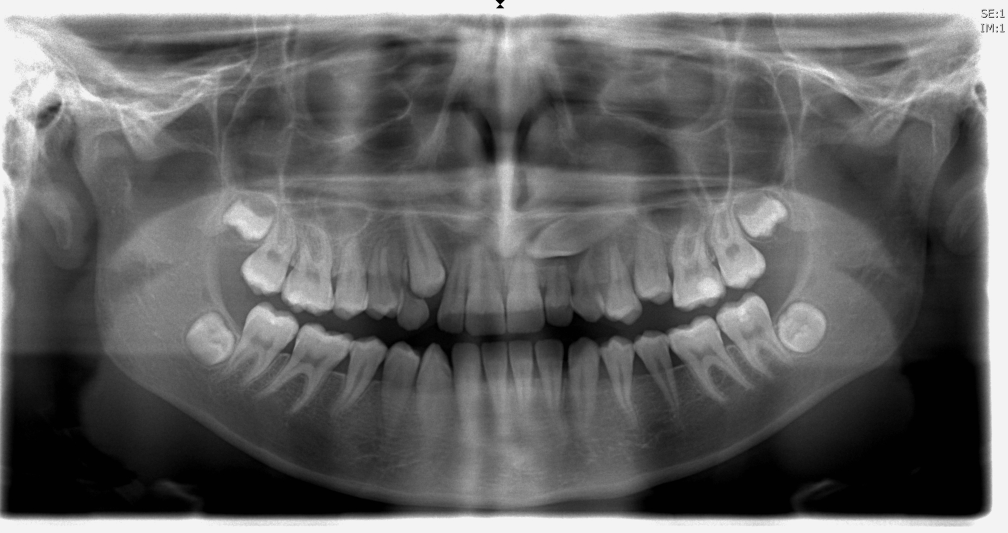
#> input picture _Data/Radiographs/01.tif, 3023 x 1597 px (shown at 1/3 size); its folder holds only this picture in this run
$ jupyter execute ActiveContour.ipynb   (older library calls are emulated)
#> lines starting #> are read from the running program, lines starting #| are printed output that depends on the picture
### FileManager.py

# coding: utf-8

# In[3]:


import os
import glob
import cv2
import matplotlib.pyplot as plt
from scipy.spatial import procrustes
import numpy as np
import Image_preperation as prep

def pre_pocess(img):
    median = prep.median_filter(img)
    contrast = prep.contrast_stretching(median)
    return contrast

def resolution_scale(img, points, scale):
    new_points = resolution_scale_points(points, scale)
    new_img = resolution_downscale_img(img, scale)
    return new_img, new_points

def resolution_scale_points(points, scale):
    return np.around(points*scale)

def resolution_downscale_img(img, scale):
    x, y = img.shape
    xn = int(x*scale)
    yn = int(y*scale)

    return cv2.resize(img, (yn ,xn))

def load_radiograph():
    radiographs = load_radiographs()
    radiograph = radiographs[0]
    return radiograph

def load_tooth(i):
    init = np.load("initial_position.npy")
    return init[0,i,:,:]/0.3

def load_tooth_of_piece(num):
    tooth = load_tooth(num)
    tooth_of_piece = tooth
    tooth_of_piece[:,0]=tooth[:,0]-1200
    tooth_of_piece[:,1]=tooth[:,1]-700
    return tooth_of_piece

def load_img_piece():
    img = load_radiograph()
    new_img = pre_pocess(img)
    return new_img[700:1300,1200:1800]

def show_with_points(img, points):
    fig, ax = plt.subplots(figsize=(7, 7))
    plt.imshow(img)
    plt.plot(points[:,0], points[:,1], 'ro', markersize=2)
    plt.show()


def load_files(dir_images):

    inputList = []

    inputNames = glob.glob(dir_images)

    for inputName in inputNames:

        inputFile = cv2.imread(inputName, 0)
        inputList.append(inputFile)

    return inputList


# [25 lines left out: functions load_landmarks, load_landmarks_std, not called in this run]

def mean_landmarks(landmarks):
    return np.mean(landmarks,0)

# [58 lines left out: functions procrustes_analysis, total_procrustes_analysis, show, show_tooth_points, show_teeth_points, not called in this run]


def load_radiographs():
    dir_radiographs = "_Data\Radiographs\*.tif"
    return load_files(dir_radiographs)
#> in load_files, inputFile is the input picture: shape (1597, 3023); min 0, max 255, mean 100.6


def load_segmentations():
    dir_segmentations = "_Data\Segmentations\*.png"
    return load_files(dir_segmentations)


# In[5]:


# [17 lines that do not run on import are left out]

### Image_preperation.py

# coding: utf-8

# In[2]:


import cv2
import numpy as np
import math
from scipy import ndimage, signal
import matplotlib.pyplot as plt
import matplotlib
from skimage.color import rgb2gray
from skimage.filters import gaussian
import scipy
from scipy import ndimage

from skimage.util.dtype import dtype_range
from skimage.util import img_as_ubyte
from skimage.morphology import disk
from skimage.filters import rank
from skimage import exposure

from skimage.filters import roberts, sobel, scharr, prewitt
from skimage import feature, img_as_float

import FileManager as fm


# [40 lines left out: functions calc_external_img_active_contour, calc_external_img_active_contour2, sharpening, sharpening2, not called in this run]


def contrast_stretching(img):
    # Contrast stretching
    #p2, p98 = np.percentile(img, (0, 20))
    return exposure.rescale_intensity(img, in_range=(0.05*255, 0.6*255))

def adaptive_equalization(img):
    # Adaptive Equalization
    return exposure.equalize_adapthist(img, clip_limit = 0.05, nbins = 50)

# [4 lines left out: function local_equalization, not called in this run]

def median_filter(img, size = 3):
    return scipy.signal.medfilt(img, size).astype(np.uint8)

def edge_detection_low(img):

    return roberts(img)

# def edge_detection_high(img):
#     return sobel(img)

def edge_detection_high(img):
     return canny(img)

def canny(img):
    return feature.canny(img, sigma=2)

# [26 lines left out: functions calc_external_img, calc_external_img2, not called in this run]


def pre_processing(img):
    img = radiograph_preprocess(img)
    return radiograph_preprocess2(img)

# [157 lines left out: functions radiograph_preprocess, radiograph_preprocess2, show, plot_img_and_hist, show_different_preperations, show_diff_edge_detectors and 1 more, not called in this run]


# In[6]:


# [15 lines that do not run on import are left out]


# In[39]:

### ActiveContour.ipynb
[cell 1]
import numpy as np
import matplotlib.pyplot as plt
from skimage.color import rgb2gray
from skimage.filters import gaussian
import scipy
import cv2
from scipy import ndimage
import Image_preperation as prep
import FileManager as fm

def calc_internal(p1,p2):
    if (np.array_equal(p1,p2)):
        return 100
    return np.sum( (p2 - p1)**2 )

# [5 lines left out: function calc_internal_mean, not called in this run]

def calc_mean(points):

    size = len(points)
    p1 = points[-1]
    p2 = points[0]
    mean_sum = scipy.spatial.distance.euclidean(p1,p2)

    for i in range(size-1):
        p1 = points[i]
        p2 = points[i+1]
        mean_sum += scipy.spatial.distance.euclidean(p1,p2)

    return mean_sum / size

# [13 lines of commented-out code are left out]

def calc_external_img2(img):

    img = np.array(img, dtype=np.uint16)
    kx = np.array([[-1,0,1],[-2,0,2],[-1,0,1]])
    Gx = cv2.filter2D(img,-1,kx)

    ky = np.array([[-1,-2,-1],[0,0,0],[1,2,1]])
    Gy = cv2.filter2D(img,-1,ky)

    G = np.sqrt(Gx**2 + Gy**2)

    return -G

def calc_external(p, external_img):

    p = p.astype(int)

    return external_img[p[0],p[1]]

def calc_energy(p1, p2, external_img, alpha):

    internal = calc_internal(p1,p2)
    external = calc_external(p1, external_img)

    return internal + alpha * external


# [20 lines left out: functions calc_internal2, calc_energy2, calc_energy3, not called in this run]


def get_point_state(point, number, pixel_width):

    n=0
    for i in range(-pixel_width , pixel_width+1):
        for j in range(-pixel_width , pixel_width+1):
            if n == number:
                return np.array([point[0]+i , point[1]+j])
            n +=1
    return

def unpack(number, back_pointers, points, pixel_width):

    size = len(points)
    new_points = np.empty((size,2))

    new_points[-1] = get_point_state(points[-1],number, pixel_width)
    pointer = back_pointers[-1,number]

    for i in range(size-2, -1, -1):

        new_points[i] = get_point_state(points[i],pointer, pixel_width)
        pointer = back_pointers[i,pointer]

    return new_points

#https://courses.engr.illinois.edu/cs447/fa2017/Slides/Lecture07.pdf
def viterbi(points, img, pixel_width, alpha):
    size = len(points)
    num_states = (2*pixel_width +1)**2

    center = int((num_states-1)/2)

    trellis = np.empty((size, num_states), dtype=np.float16)
    back_pointers = np.empty((size, num_states), dtype=int)
    external_img = calc_external_img2(img)

    #init
    trellis[0,:] = np.zeros((num_states))
    back_pointers[0,:] = np.full((num_states),center)

    mean = calc_mean(points)

    #recursion
    for i in range(1, size):
        for t in range(num_states):
            trellis[i,t] = np.inf
            for d in range(num_states):
                p1 = get_point_state(points[i-1], d, pixel_width)
                p2 = get_point_state(points[i],t, pixel_width)
                energy_trans = calc_energy(p1, p2, external_img, alpha)
#                 energy_trans = calc_energy3(p1, p2, mean, external_img, alpha)

                tmp = trellis[i-1,d] + energy_trans

                if(tmp < trellis[i,t]):
                    trellis[i,t] = tmp
                    back_pointers[i,t] = d

    #find best
    t_best, vit_min = 0, np.inf
    for t in range(num_states):
        if(trellis[size-1, t] < vit_min):
            t_best = t
            vit_min = trellis[size-1, t]

    return unpack(t_best, back_pointers, points, pixel_width)

# [39 lines left out: function viterbi2, not called in this run]

def active_contour(points, img, max_loop, pixel_width, alpha):

    old_points = points
    for i in range(max_loop):
        new_points = viterbi(old_points, img, pixel_width, alpha)
        if np.array_equal(new_points, old_points):
            print(i)
            break

        #old_points = new_points
        head, tail = np.split(new_points, [6])
        old_points = np.append(tail, head).reshape(new_points.shape)

    return new_points


# [40 lines left out: functions active_contour2, resolution_downscale, previous_test, not called in this run]

def test_module():
    piece = fm.load_img_piece()
#> in load_radiograph, `radiographs = load_radiographs()`: radiographs = 1 item
#> in contrast_stretching, `return exposure.rescale_intensity(img, in_range=(0.05*255, 0.6*255))`:
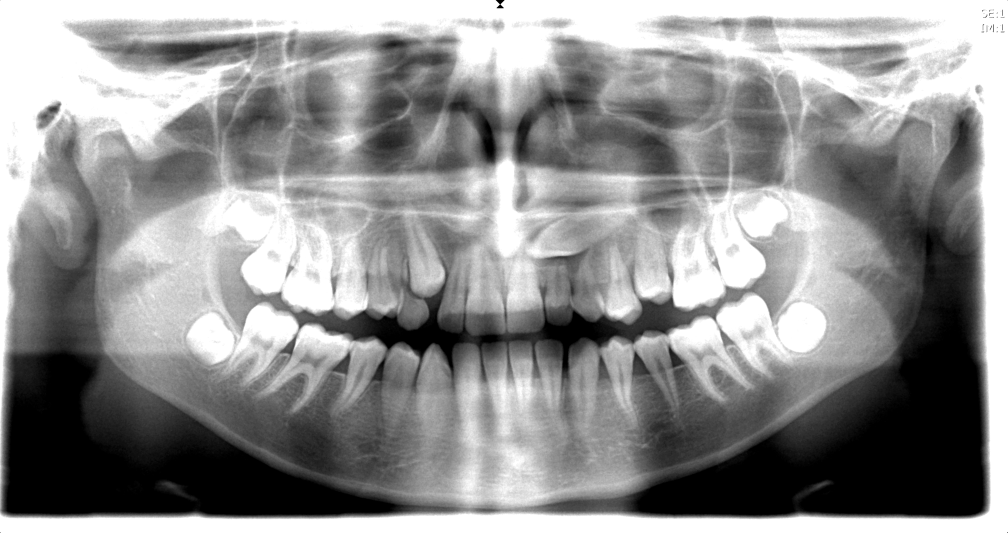
#> returned value: shape (1597, 3023) (shown at 1/3 size); min 0, max 255, mean 144.5
#> in load_img_piece, `return new_img[700:1300,1200:1800]`:
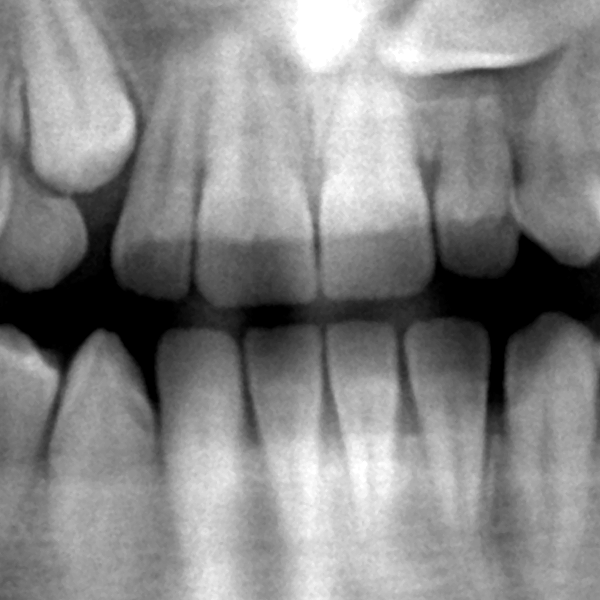
#> returned value: shape (600, 600); min 0, max 255, mean 134.1
    tooth = fm.load_tooth_of_piece(0)
#> (reads initial_position.npy from the repository)
    ext = calc_external_img2(piece)
#> in calc_external_img2, `G = np.sqrt(Gx**2 + Gy**2)`:
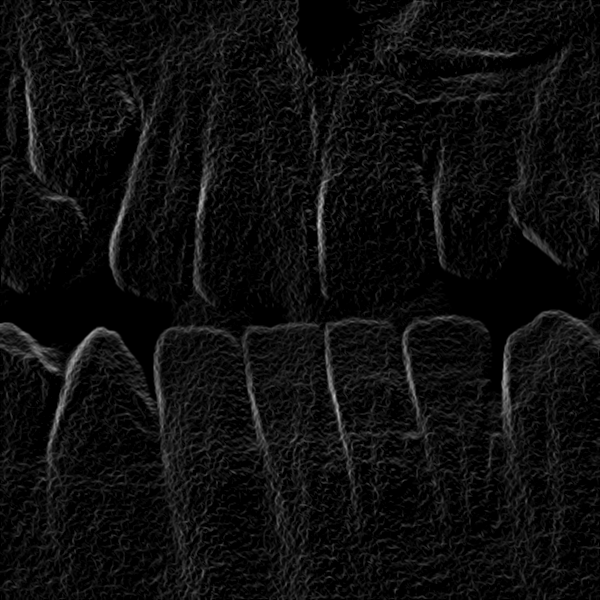
#> G: shape (600, 600) float32; min 0, max 195, mean 14
#> in calc_external_img2, `return -G`:
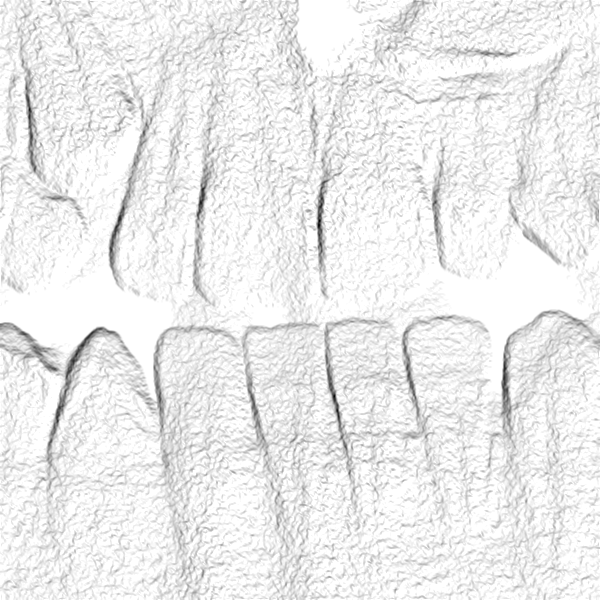
#> returned value: shape (600, 600) float32; min -195, max 0, mean -14.02; drawn with min black and max white
    fm.show_with_points(ext, tooth)
#> in show_with_points, `plt.show()`:
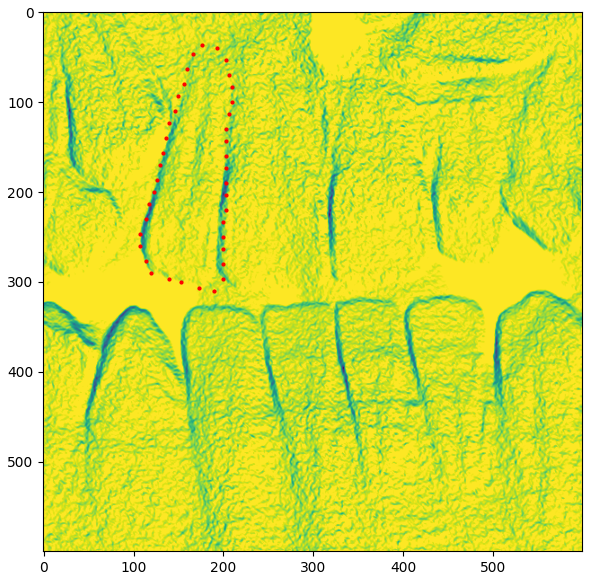
#> figure drawn by matplotlib, 1 panel

    img, stooth = fm.resolution_scale(piece, tooth, 1/6)
#> stooth = 40 pairs, first value 18 to 35, second value 6 to 52
    ext = calc_external_img2(img)
#> in calc_external_img2 (call 2), `Gx = cv2.filter2D(img,-1,kx)`:
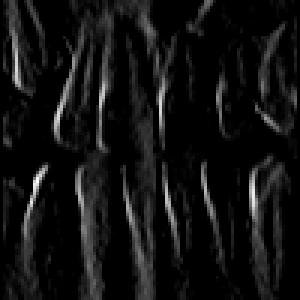
#> Gx: shape (100, 100) uint16 (shown 3 times larger); min 0, max 440, mean 31.3; drawn with min black and max white
#> in calc_external_img2 (call 2), `Gy = cv2.filter2D(img,-1,ky)`:
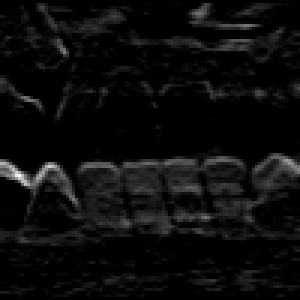
#> Gy: shape (100, 100) uint16 (shown 3 times larger); min 0, max 458, mean 22.1; drawn with min black and max white
#> in calc_external_img2 (call 2), `G = np.sqrt(Gx**2 + Gy**2)`:
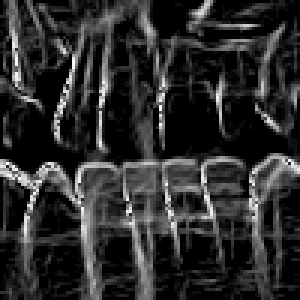
#> G: shape (100, 100) float32 (shown 3 times larger); min 0, max 255.9, mean 45.4; drawn with min black and max white
#> in calc_external_img2 (call 2), `return -G`:
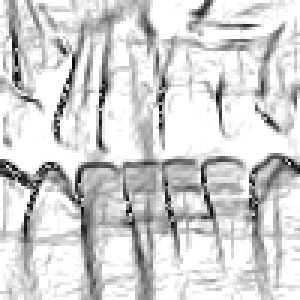
#> returned value: shape (100, 100) float32 (shown 3 times larger); min -255.9, max 0, mean -45.44; drawn with min black and max white
    fm.show_with_points(ext, stooth)
#> in show_with_points (call 2), `plt.show()`:
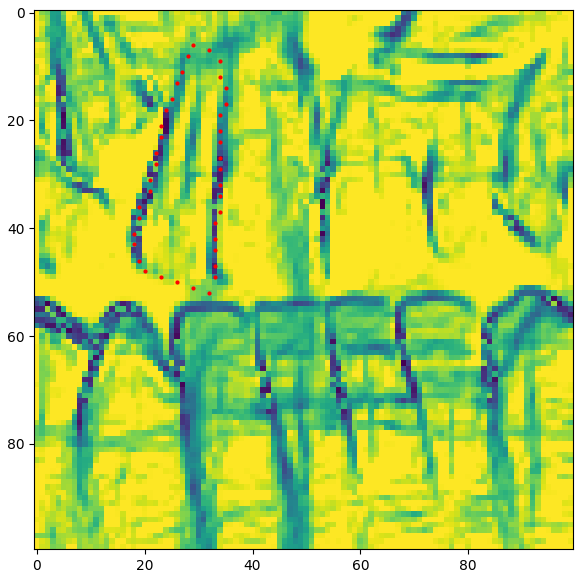
#> figure drawn by matplotlib, 1 panel

    new_tooth = active_contour(stooth, img, 1, 3, 1)
#> in active_contour, `old_points = points`: old_points has the same summary as stooth in test_module
#> the loop in active_contour, `for i in range(max_loop):` made 1 pass
#> mean in viterbi on pass 1: 2.68
    fm.show_with_points(ext, new_tooth)
